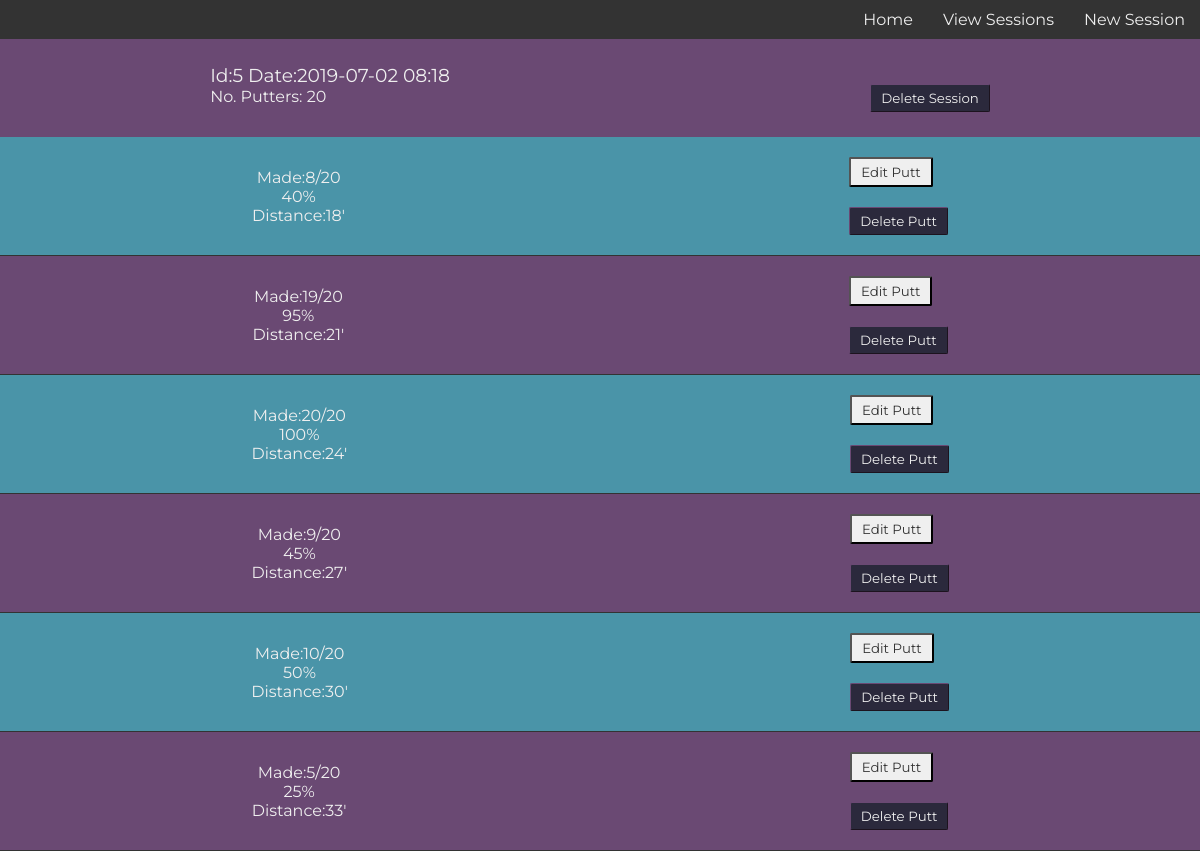
Screenshot of /puttsesh/view/5 (signed in) with the database file from the repository.
### model.py (models this page shows)
class PuttSesh(Model):
    user = ForeignKeyField(User, field=User.username, on_delete='CASCADE')
    date = DateTimeField()
    no_putters = IntegerField()
    class Meta:
        database = db

class Putt(Model):
    putt_sesh = ForeignKeyField(PuttSesh, on_delete='CASCADE')
    putts_made = IntegerField()
    distance = IntegerField()
    class Meta:
        database = db

### main.py (the view, shortened to what this page needs)
@app.route('/puttsesh/view/<sesh_id>', methods=['GET', 'POST'])
@login_required
def view_puttsesh_single(sesh_id):
    single_session = PuttSesh.select().where(PuttSesh.id == sesh_id).get()
    associated_putts = Putt.select().where(Putt.putt_sesh == single_session)
    return render_template('view_puttsesh_single.jinja2',
                           single_session=single_session,
                           putts=associated_putts)

### main.py (called while the page is built)
def login_required(f):
    @wraps(f)
    def wrap(*args, **kwargs):
        if 'logged_in_user' in session:
            return f(*args, **kwargs)
        else:
            return redirect(url_for('login'))
    return wrap

### templates/view_puttsesh_single.jinja2 (shortened to what this page needs)
{% extends "base.jinja2" %}
{% block content %}
<div class='outer-container'>
    <div class='view-single-header-container'>
        <div>
            <h3>Id:{{ single_session.id }} Date:{{ single_session.date.strftime('%Y-%m-%d %I:%M')}}</h3>
            <p>No. Putters:
                <span class='no_putters'>{{ single_session.no_putters }}</span>
            </p>
        </div>
        <div puttsesh-id="{{ single_session.id }}">
            {% if session.get('current_sesh_id') != single_session.id %}
                <button class="delete-button">Delete Session</button>
            {% endif %}
        </div>
    </div>
    <div class='putts-container'>
        {% for putt in putts %}
        <div class='single-putt-container'>
            <div class='single-putt-info'>
                <p>Made:<span class='putts-made-{{putt.id}}'>{{ putt.putts_made }}</span>/{{ single_session.no_putters}}</p>
                <p>{{ ((putt.putts_made / single_session.no_putters) * 100) | int }}%</p>
                <p>Distance:{{ putt.distance }}'</p>
            </div>
            <div class='edit-delete-container'>
                <div class='putt-edit-container' puttsesh-id="{{ single_session.id }}" putt-id="{{ putt.id }}">
                    <button class='edit-button'>Edit Putt</button>
                </div>
                <div class='putt-delete-container' puttsesh-id="{{ single_session.id }}" putt-id="{{ putt.id }}">
                    <button class="delete-button">Delete Putt</button>
                </div>
            </div>
        </div>
        {% endfor %}
    </div>
</div>
{% endblock content %}

### static/css/main.css (style rules this page uses)
:root { --main-box-shadow: 1px 1px 3px 0px rgba(51, 51, 51, 0.15); --white-font: #efefef; --dark-grey-font: #333; --grey-font: #666; --light-grey-font: #ddd; --red: #cc0000; --darker-red: #bb0000; --transition-time: 300ms; --purple: #6A4973; --nude: #E2D9CA; --blue-gray: #4A94A8; --dark-blue: #2B293C; }
* { box-sizing: border-box; color: var(--white-font); font-family: 'Montserrat'; font-weight: normal; margin: 0; padding: 0; }
body { background: var(--dark-grey-font); }
.outer-container { align-items: center; display: flex; flex-direction: column; }
.view-single-header-container { background: var(--purple); display: flex; justify-content: space-around; padding: 25px 0; width: 100%; }
.putts-container { width: 100% }
.single-putt-container:nth-child(even) { background: var(--purple); }
.single-putt-container { align-items: center; background: var(--blue-gray); border-bottom: solid 1px var(--dark-grey-font); display: flex; justify-content: space-around; padding: 20px 0; transition: 300ms; width: 100%; }
.single-putt-info { text-align: center; }
.delete-button, .edit-button { border-radius: 2px; color: var(--dark-grey-font); padding: 5px 10px; transition: var(--transition-time); }
.delete-button { background: var(--dark-blue); border: var(--purple) outset 1px; color: var(--white-font); margin: 20px 0 0 0; }

### rows the page displays
PuttSesh: id "5", date "2019-07-02 08:18", no_putters "20"
Putt: putts_made "8", ((putt.putts_made/single_session.no_putters)*100)|int "40", distance "18"
Putt: putts_made "19", ((putt.putts_made/single_session.no_putters)*100)|int "95", distance "21"
Putt: putts_made "20", ((putt.putts_made/single_session.no_putters)*100)|int "100", distance "24"
Putt: putts_made "9", ((putt.putts_made/single_session.no_putters)*100)|int "45", distance "27"
Putt: putts_made "10", ((putt.putts_made/single_session.no_putters)*100)|int "50", distance "30"
Putt: putts_made "5", ((putt.putts_made/single_session.no_putters)*100)|int "25", distance "33"
